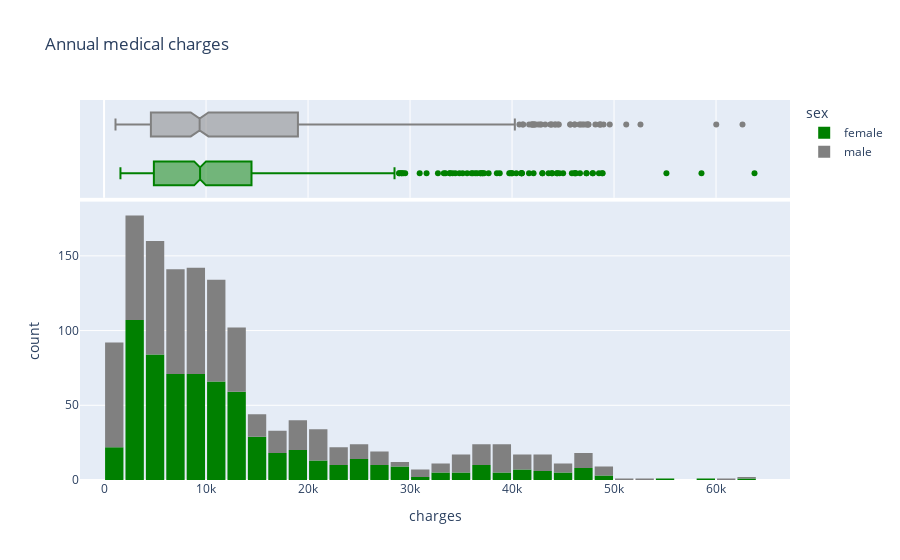

The code cell stored with this chart in its notebook:
### Markdown cell above
###
Annual medical charges are significantly higher for smokers compared to non-smokers. Most non-smokers have charges below $15,000, while  smokers often incur costs between $20,000–$40,000, with some exceeding $60,000. The median charge for smokers ($35000) is well above that of non-smokers($7300), indicating a strong link between smoking and increased medical expenses.

### Code cell
fig = px.histogram(medical_df,
                  x='charges',
                  marginal='box',
                  color='sex',
                  color_discrete_sequence=['green','grey'],
                  title='Annual medical charges')
fig.update_layout(bargap=0.1)
fig.show()

### Figure 1 — Plotly figure (JSON) as saved in the notebook; plotly's stock layout.template omitted (floating-point values rounded to 4 significant figures; data arrays with more than 128 entries replaced by an {"elided": "..."} marker saying what was removed)
{"data": [{"alignmentgroup": "True", "bingroup": "x", "hovertemplate": "sex=female<br>charges=%{x}<br>count=%{y}<extra></extra>", "legendgroup": "female", "marker": {"color": "green", "pattern": {"shape": ""}}, "name": "female", "offsetgroup": "female", "orientation": "v", "showlegend": true, "type": "histogram", "x": {"elided": "662 float values"}, "xaxis": "x", "yaxis": "y"}, {"alignmentgroup": "True", "hovertemplate": "sex=female<br>charges=%{x}<extra></extra>", "legendgroup": "female", "marker": {"color": "green"}, "name": "female", "notched": true, "offsetgroup": "female", "showlegend": false, "type": "box", "x": {"elided": "662 float values"}, "xaxis": "x2", "yaxis": "y2"}, {"alignmentgroup": "True", "bingroup": "x", "hovertemplate": "sex=male<br>charges=%{x}<br>count=%{y}<extra></extra>", "legendgroup": "male", "marker": {"color": "grey", "pattern": {"shape": ""}}, "name": "male", "offsetgroup": "male", "orientation": "v", "showlegend": true, "type": "histogram", "x": {"elided": "676 float values"}, "xaxis": "x", "yaxis": "y"}, {"alignmentgroup": "True", "hovertemplate": "sex=male<br>charges=%{x}<extra></extra>", "legendgroup": "male", "marker": {"color": "grey"}, "name": "male", "notched": true, "offsetgroup": "male", "showlegend": false, "type": "box", "x": {"elided": "676 float values"}, "xaxis": "x2", "yaxis": "y2"}], "layout": {"bargap": 0.1, "barmode": "relative", "legend": {"title": {"text": "sex"}, "tracegroupgap": 0}, "title": {"text": "Annual medical charges"}, "xaxis": {"anchor": "y", "domain": [0, 1], "title": {"text": "charges"}}, "xaxis2": {"anchor": "y2", "domain": [0, 1], "matches": "x", "showgrid": true, "showticklabels": false}, "yaxis": {"anchor": "x", "domain": [0, 0.7326], "title": {"text": "count"}}, "yaxis2": {"anchor": "x2", "domain": [0.7426, 1], "matches": "y2", "showgrid": false, "showline": false, "showticklabels": false, "ticks": ""}}}
